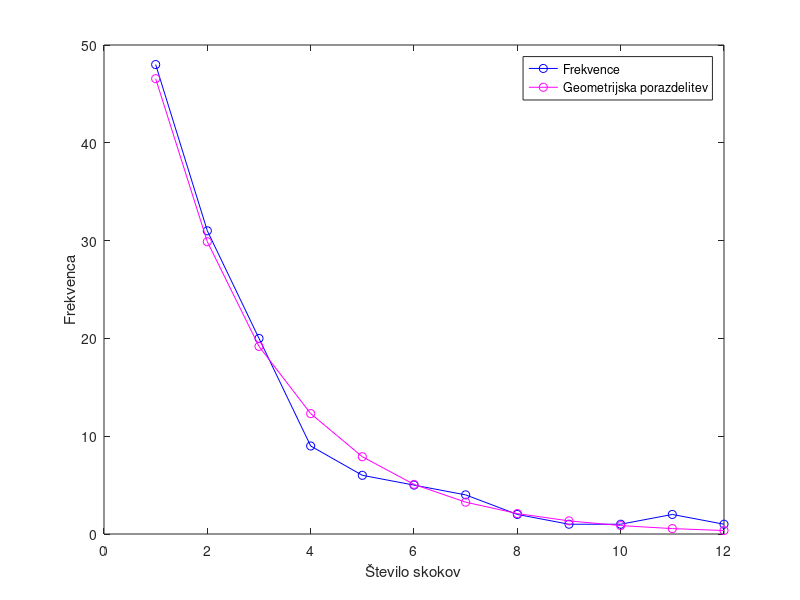

Source code (MATLAB):
skoki = 1:12;
frekvence = [48,31,20,9,6,5,4,2,1,1,2,1];
n = sum(frekvence);
stevilo_skokov = skoki * frekvence';

p = n/stevilo_skokov;  %cenilka za p
geom = @(x) p*(1-p).^(x-1); %funkcija za geometrijsko porazdelitev
lwtua = geom(skoki)*n;

plot(skoki, frekvence,'b-o','DisplayName','Frekvence')
hold on
plot(skoki, lwtua, 'm-o','DisplayName','Geometrijska porazdelitev')
legend
xlabel('Število skokov')
ylabel('Frekvenca')
hold off

norm(frekvence- lwtua, 'inf'); %največje odstopanje

p_nep = (n-1)/(skoki*frekvence' -1);